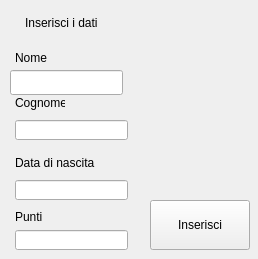
<?xml version="1.0" encoding="UTF-8"?>
<ui version="4.0">
 <class>InserimentoTessera</class>
 <widget class="QWidget" name="InserimentoTessera">
  <property name="geometry">
   <rect>
    <x>0</x>
    <y>0</y>
    <width>258</width>
    <height>259</height>
   </rect>
  </property>
  <property name="windowTitle">
   <string>Form</string>
  </property>
  <widget class="QLabel" name="label">
   <property name="geometry">
    <rect>
     <x>25</x>
     <y>10</y>
     <width>200</width>
     <height>25</height>
    </rect>
   </property>
   <property name="text">
    <string>Inserisci i dati</string>
   </property>
  </widget>
  <widget class="QLabel" name="label_2">
   <property name="geometry">
    <rect>
     <x>15</x>
     <y>45</y>
     <width>50</width>
     <height>25</height>
    </rect>
   </property>
   <property name="text">
    <string>Nome</string>
   </property>
  </widget>
  <widget class="QLineEdit" name="lineNome">
   <property name="geometry">
    <rect>
     <x>10</x>
     <y>70</y>
     <width>113</width>
     <height>25</height>
    </rect>
   </property>
  </widget>
  <widget class="QLineEdit" name="lineCognome">
   <property name="geometry">
    <rect>
     <x>15</x>
     <y>120</y>
     <width>113</width>
     <height>20</height>
    </rect>
   </property>
  </widget>
  <widget class="QLineEdit" name="linePunti">
   <property name="geometry">
    <rect>
     <x>15</x>
     <y>230</y>
     <width>113</width>
     <height>20</height>
    </rect>
   </property>
  </widget>
  <widget class="QLineEdit" name="lineData">
   <property name="geometry">
    <rect>
     <x>15</x>
     <y>180</y>
     <width>113</width>
     <height>20</height>
    </rect>
   </property>
  </widget>
  <widget class="QLabel" name="label_3">
   <property name="geometry">
    <rect>
     <x>15</x>
     <y>90</y>
     <width>50</width>
     <height>25</height>
    </rect>
   </property>
   <property name="text">
    <string>Cognome</string>
   </property>
  </widget>
  <widget class="QLabel" name="label_4">
   <property name="geometry">
    <rect>
     <x>15</x>
     <y>150</y>
     <width>100</width>
     <height>25</height>
    </rect>
   </property>
   <property name="text">
    <string>Data di nascita</string>
   </property>
  </widget>
  <widget class="QLabel" name="label_5">
   <property name="geometry">
    <rect>
     <x>15</x>
     <y>210</y>
     <width>47</width>
     <height>13</height>
    </rect>
   </property>
   <property name="text">
    <string>Punti</string>
   </property>
  </widget>
  <widget class="QPushButton" name="btn_inserisci">
   <property name="geometry">
    <rect>
     <x>150</x>
     <y>200</y>
     <width>100</width>
     <height>50</height>
    </rect>
   </property>
   <property name="text">
    <string>Inserisci</string>
   </property>
  </widget>
 </widget>
 <resources/>
 <connections/>
</ui>
